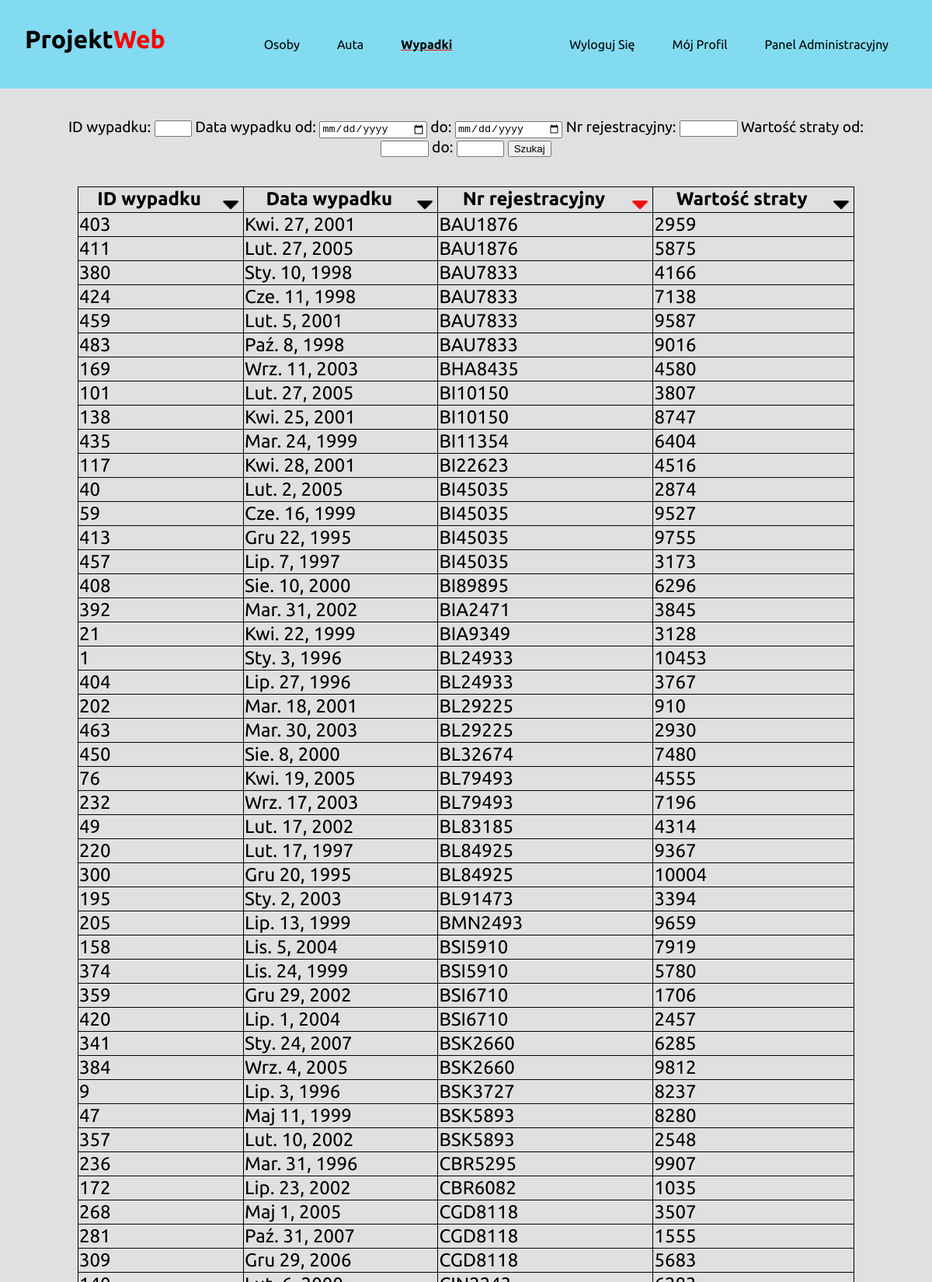
The app's page /wypadki/?sortid=nr_rejestracyjny (signed in, upper part) with its own data.
### cardb/models.py (models this page shows)
class wypadek(models.Model):
    wypadekid = models.IntegerField(db_column="wypadekID", primary_key=True)
    data_wypadku = models.DateField()
    nr_rejestracyjny = models.CharField(max_length=7)
    wartosc_straty = models.IntegerField()
    class Meta:
        db_table = "wypadki"

### cardb/views.py (the view)
# urls.py: path("wypadki/", views.wypadki, name="wypadki"),
@login_required
def wypadki(request):
    data = wypadek.objects.all()
    myFilter = wypadekFilter(request.GET, queryset=data)
    data = myFilter.qs
    mySort = request.GET.get("sortid", "wypadekid")
    data = data.order_by(mySort)
    return render(
        request,
        "wypadki.html",
        {"wypadki": data, "myFilter": myFilter, "mySort": mySort},
    )

### cardb/templatetags/cardb_tags.py (called while the page is built)
@register.simple_tag(takes_context = True)
def url_replace(context, field, value):
    dict_ = context['request'].GET.copy()
    dict_[field] = value
    return dict_.urlencode()

### template/wypadki.html (shortened to what this page needs)
{% extends 'base.html' %}
{% load static %}
{% load cardb_tags %}
{% block head %}
<link rel="stylesheet" href="{% static 'cardb/wypadki.css' %}" type="text/css" />
{% endblock head %}
{% block content %}
<form method="get">
    <div class="wypadekid">
        <label for="id_wypadekid">ID wypadku:</label>
        {{myFilter.form.wypadekid__icontains}}
    </div>
    <div class="data_wypadku">
        <label for="data_wypadku__gte">Data wypadku od:</label>
        {{myFilter.form.data_wypadku__gte}}
    </div>
    <div class="data_wypadku">
        <label for="data_wypadku__lte">do:</label>
        {{myFilter.form.data_wypadku__lte}}
    </div>
    <div class="nr_rejestracyjny">
        <label for="id_nr_rejestracyjny">Nr rejestracyjny:</label>
        {{myFilter.form.nr_rejestracyjny__icontains}}
    </div>
    <div class="wartosc_straty">
        <label for="wartosc_straty__gte">Wartość straty od:</label>
        {{myFilter.form.wartosc_straty__gte}}
    </div>
    <div class="wartosc_straty">
        <label for="wartosc_straty__lte">do:</label>
        {{myFilter.form.wartosc_straty__lte}}
    </div>
    <input type="submit" value="Szukaj" class="search"/>
</form>
<table>
    <tr>
        <th>ID wypadku<a href="{{request.path}}?{% url_replace 'sortid' 'wypadekid' %}">
            {% if mySort == 'wypadekid' %}
            <img src="{% static 'cardb/sort-button-desc.png' %}" alt="sort button descending">
            {% else %}
            <img src="{% static 'cardb/sort-button.png' %}" alt="sort button">
            {% endif %}
        </a></th>
        <th>Data wypadku<a href="{{request.path}}?{% url_replace 'sortid' 'data_wypadku' %}">
            {% if mySort == 'data_wypadku' %}
            <img src="{% static 'cardb/sort-button-desc.png' %}" alt="sort button descending">
            {% else %}
            <img src="{% static 'cardb/sort-button.png' %}" alt="sort button">
            {% endif %}
        </a></th>
        <th>Nr rejestracyjny<a href="{{request.path}}?{% url_replace 'sortid' 'nr_rejestracyjny' %}">
            {% if mySort == 'nr_rejestracyjny' %}
            <img src="{% static 'cardb/sort-button-desc.png' %}" alt="sort button descending">
            {% else %}
            <img src="{% static 'cardb/sort-button.png' %}" alt="sort button">
            {% endif %}
        </a></th>
        <th>Wartość straty<a href="{{request.path}}?{% url_replace 'sortid' 'wartosc_straty' %}">
            {% if mySort == 'wartosc_straty' %}
            <img src="{% static 'cardb/sort-button-desc.png' %}" alt="sort button descending">
            {% else %}
            <img src="{% static 'cardb/sort-button.png' %}" alt="sort button">
            {% endif %}
        </a></th>
    </tr>
    {% for wypadek in wypadki %}
    <tr>
        <td>{{wypadek.wypadekid}}</td>
        <td>{{wypadek.data_wypadku}}</td>
        <td>{{wypadek.nr_rejestracyjny}}</td>
        <td>{{wypadek.wartosc_straty}}</td>
    </tr>
    {% endfor %}
</table>
{% endblock content %}

### cardb/static/cardb/base.css (style rules this page uses)
body { background: #bebdbd75; margin: 0; font-family: 'Ubuntu', sans-serif; }
a { text-decoration: none; }

### cardb/static/cardb/wypadki.css (style rules this page uses)
form { font-size: 1.2em; text-align: center; padding: 2em 4em; }
form div { display: inline; }
form .wypadekid input { width: 3em; }
form .data_wypadku input { width: 10em; }
form .nr_rejestracyjny input { width: 5em; }
form .wartosc_straty input { width: 4em; }
table { padding: 2em 5em; font-size: 1.5em; margin: auto; width: 1000px; border-spacing: 0px; border-collapse: collapse; }
table tr, table th, table td { border: 1px solid black; }
table img { width: 30px; height: 30px; position: relative; float: inline-end; }

### records on screen
wypadek: wypadekid "403", data_wypadku "Kwi. 27, 2001", nr_rejestracyjny "BAU1876", wartosc_straty "2959"
wypadek: wypadekid "411", data_wypadku "Lut. 27, 2005", nr_rejestracyjny "BAU1876", wartosc_straty "5875"
wypadek: wypadekid "380", data_wypadku "Sty. 10, 1998", nr_rejestracyjny "BAU7833", wartosc_straty "4166"
wypadek: wypadekid "424", data_wypadku "Cze. 11, 1998", nr_rejestracyjny "BAU7833", wartosc_straty "7138"
wypadek: wypadekid "459", data_wypadku "Lut. 5, 2001", nr_rejestracyjny "BAU7833", wartosc_straty "9587"
wypadek: wypadekid "483", data_wypadku "Paź. 8, 1998", nr_rejestracyjny "BAU7833", wartosc_straty "9016"
wypadek: wypadekid "169", data_wypadku "Wrz. 11, 2003", nr_rejestracyjny "BHA8435", wartosc_straty "4580"
wypadek: wypadekid "101", data_wypadku "Lut. 27, 2005", nr_rejestracyjny "BI10150", wartosc_straty "3807"
wypadek: wypadekid "138", data_wypadku "Kwi. 25, 2001", nr_rejestracyjny "BI10150", wartosc_straty "8747"
wypadek: wypadekid "435", data_wypadku "Mar. 24, 1999", nr_rejestracyjny "BI11354", wartosc_straty "6404"
wypadek: wypadekid "117", data_wypadku "Kwi. 28, 2001", nr_rejestracyjny "BI22623", wartosc_straty "4516"
wypadek: wypadekid "40", data_wypadku "Lut. 2, 2005", nr_rejestracyjny "BI45035", wartosc_straty "2874"
wypadek: wypadekid "59", data_wypadku "Cze. 16, 1999", nr_rejestracyjny "BI45035", wartosc_straty "9527"
wypadek: wypadekid "413", data_wypadku "Gru 22, 1995", nr_rejestracyjny "BI45035", wartosc_straty "9755"
wypadek: wypadekid "457", data_wypadku "Lip. 7, 1997", nr_rejestracyjny "BI45035", wartosc_straty "3173"
wypadek: wypadekid "408", data_wypadku "Sie. 10, 2000", nr_rejestracyjny "BI89895", wartosc_straty "6296"
wypadek: wypadekid "392", data_wypadku "Mar. 31, 2002", nr_rejestracyjny "BIA2471", wartosc_straty "3845"
wypadek: wypadekid "21", data_wypadku "Kwi. 22, 1999", nr_rejestracyjny "BIA9349", wartosc_straty "3128"
wypadek: wypadekid "1", data_wypadku "Sty. 3, 1996", nr_rejestracyjny "BL24933", wartosc_straty "10453"
wypadek: wypadekid "404", data_wypadku "Lip. 27, 1996", nr_rejestracyjny "BL24933", wartosc_straty "3767"
wypadek: wypadekid "202", data_wypadku "Mar. 18, 2001", nr_rejestracyjny "BL29225", wartosc_straty "910"
wypadek: wypadekid "463", data_wypadku "Mar. 30, 2003", nr_rejestracyjny "BL29225", wartosc_straty "2930"
wypadek: wypadekid "450", data_wypadku "Sie. 8, 2000", nr_rejestracyjny "BL32674", wartosc_straty "7480"
wypadek: wypadekid "76", data_wypadku "Kwi. 19, 2005", nr_rejestracyjny "BL79493", wartosc_straty "4555"
wypadek: wypadekid "232", data_wypadku "Wrz. 17, 2003", nr_rejestracyjny "BL79493", wartosc_straty "7196"
wypadek: wypadekid "49", data_wypadku "Lut. 17, 2002", nr_rejestracyjny "BL83185", wartosc_straty "4314"
wypadek: wypadekid "220", data_wypadku "Lut. 17, 1997", nr_rejestracyjny "BL84925", wartosc_straty "9367"
wypadek: wypadekid "300", data_wypadku "Gru 20, 1995", nr_rejestracyjny "BL84925", wartosc_straty "10004"
wypadek: wypadekid "195", data_wypadku "Sty. 2, 2003", nr_rejestracyjny "BL91473", wartosc_straty "3394"
wypadek: wypadekid "205", data_wypadku "Lip. 13, 1999", nr_rejestracyjny "BMN2493", wartosc_straty "9659"
wypadek: wypadekid "158", data_wypadku "Lis. 5, 2004", nr_rejestracyjny "BSI5910", wartosc_straty "7919"
wypadek: wypadekid "374", data_wypadku "Lis. 24, 1999", nr_rejestracyjny "BSI5910", wartosc_straty "5780"
wypadek: wypadekid "359", data_wypadku "Gru 29, 2002", nr_rejestracyjny "BSI6710", wartosc_straty "1706"
wypadek: wypadekid "420", data_wypadku "Lip. 1, 2004", nr_rejestracyjny "BSI6710", wartosc_straty "2457"
wypadek: wypadekid "341", data_wypadku "Sty. 24, 2007", nr_rejestracyjny "BSK2660", wartosc_straty "6285"
wypadek: wypadekid "384", data_wypadku "Wrz. 4, 2005", nr_rejestracyjny "BSK2660", wartosc_straty "9812"
wypadek: wypadekid "9", data_wypadku "Lip. 3, 1996", nr_rejestracyjny "BSK3727", wartosc_straty "8237"
wypadek: wypadekid "47", data_wypadku "Maj 11, 1999", nr_rejestracyjny "BSK5893", wartosc_straty "8280"
wypadek: wypadekid "357", data_wypadku "Lut. 10, 2002", nr_rejestracyjny "BSK5893", wartosc_straty "2548"
wypadek: wypadekid "236", data_wypadku "Mar. 31, 1996", nr_rejestracyjny "CBR5295", wartosc_straty "9907"
wypadek: wypadekid "172", data_wypadku "Lip. 23, 2002", nr_rejestracyjny "CBR6082", wartosc_straty "1035"
wypadek: wypadekid "268", data_wypadku "Maj 1, 2005", nr_rejestracyjny "CGD8118", wartosc_straty "3507"
wypadek: wypadekid "281", data_wypadku "Paź. 31, 2007", nr_rejestracyjny "CGD8118", wartosc_straty "1555"
wypadek: wypadekid "309", data_wypadku "Gru 29, 2006", nr_rejestracyjny "CGD8118", wartosc_straty "5683"
